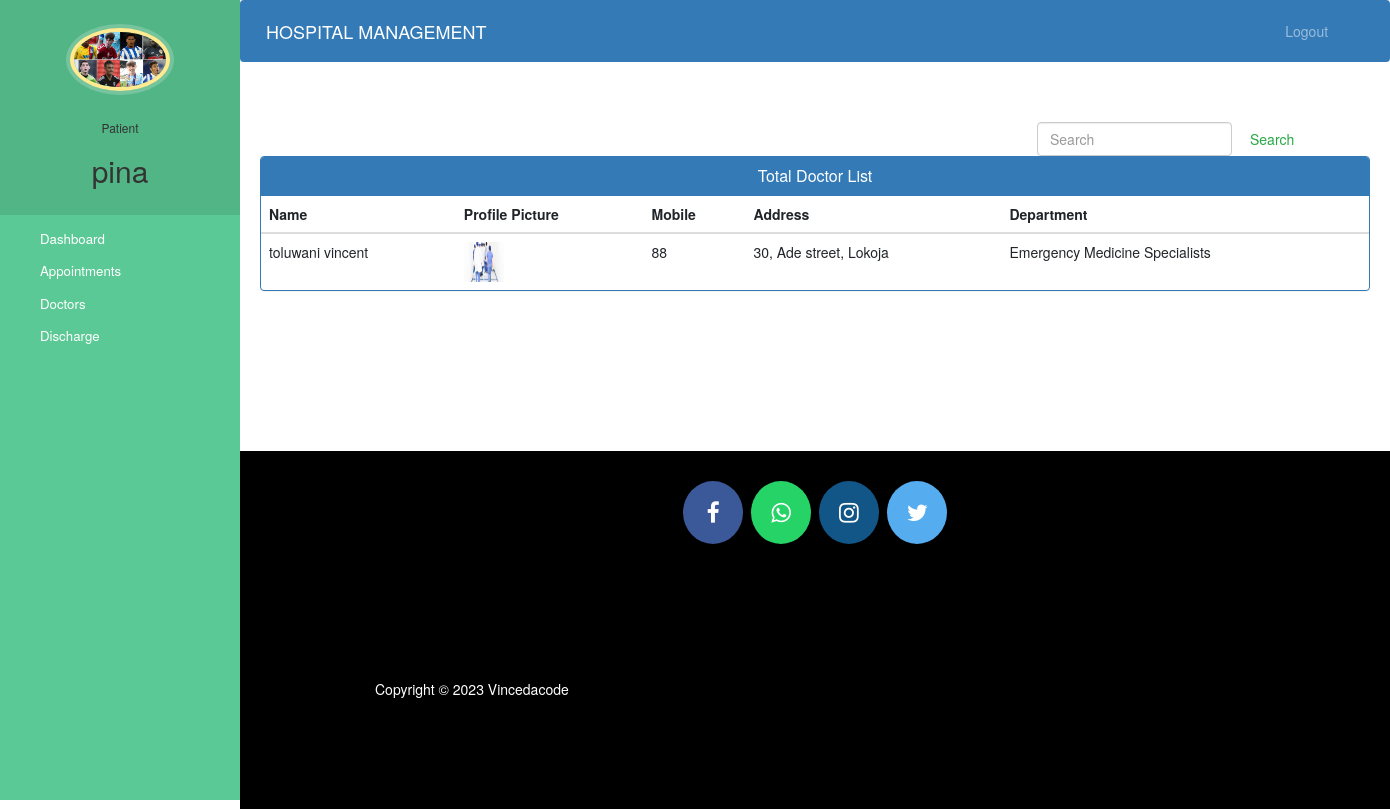
Page /patient-view-doctor (signed in) on the committed database.
### hospital/models.py (models this page shows, shortened)
class Patient(models.Model):
    user=models.OneToOneField(User,on_delete=models.CASCADE)
    profile_pic= models.ImageField(upload_to='profile_pic/PatientProfilePic/',null=True,blank=True)
    address = models.CharField(max_length=40)
    mobile = models.CharField(max_length=20,blank=True, null=True)
    symptoms = models.CharField(max_length=100,null=False)
    assignedDoctorId = models.PositiveIntegerField(null=True)
    admitDate=models.DateField(auto_now=True)
    status=models.BooleanField(default=False)

class Doctor(models.Model):
    user=models.OneToOneField(User,on_delete=models.CASCADE)
    profile_pic= models.ImageField(upload_to='profile_pic/DoctorProfilePic/',null=True,blank=True)
    address = models.CharField(max_length=40)
    mobile = models.CharField(max_length=20,blank=True, null=True)
    department= models.CharField(max_length=50,choices=departments,default='Cardiologist')
    status=models.BooleanField(default=False)
    @property
    def get_name(self):
        return self.user.first_name+" "+self.user.last_name

### hospital/views.py (the view)
# urls.py: path('patient-view-doctor', views.patient_view_doctor_view,name='patient-view-doctor'),
def patient_view_doctor_view(request):
    doctors=models.Doctor.objects.all().filter(status=True)
    patient=models.Patient.objects.get(user_id=request.user.id) #for profile picture of patient in sidebar
    return render(request,'hospital/patient_view_doctor.html',{'patient':patient,'doctors':doctors})

### templates/hospital/patient_view_doctor.html (shortened to what this page needs)
{% extends 'hospital/patient_base.html' %}
{% block content %}
{%load static%}
<head>
  <link href="//netdna.bootstrapcdn.com/bootstrap/3.0.0/css/bootstrap.min.css" rel="stylesheet" id="bootstrap-css">
</head>
<div class="container">
    <form  action="/searchdoctor" method="get" style="margin-left:70%;" class="form-inline my-2 my-lg-0">
      <input class="form-control mr-sm-2" type="search" placeholder="Search" name="query" id="query" aria-label="Search">
      <button class="btn btn-outline-success my-2 my-sm-0" type="submit">Search</button>
    </form>
  {% if doctors %}
  <div class="panel panel-primary">
    <div class="panel-heading">
      <h6 class="panel-title"> Total Doctor List</h6>
    </div>
    <table class="table table-hover" id="dev-table">
        <thead>
          <tr>
            <th>Name</th>
            <th>Profile Picture</th>
            <th>Mobile</th>
            <th>Address</th>
            <th>Department</th>
          </tr>
        </thead>
        {% for d in doctors %}
        <tr>
          <td> {{d.get_name}}</td>
          <td> <img src="{% static d.profile_pic.url %}" alt="Profile Pic" height="40px" width="40px" /></td>
          <td>{{d.mobile}}</td>
          <td>{{d.address}}</td>
          <td>{{d.department}}</td>
        </tr>
        {% endfor %}
      </table>
  </div>
  {%else%}
  <br><br><br>
  <h4 style="text-align: center;color: red;">No Doctor Found !!!</h4>
  {% endif %}
</div>
{% endblock content %}

### templates/hospital/patient_base.html (shortened to what this page needs)
<!DOCTYPE html>
{% load static %}
<html lang="en">
<head>
  <link rel="stylesheet" href="https://stackpath.bootstrapcdn.com/bootstrap/4.3.1/css/bootstrap.min.css">
  <link rel="stylesheet" href="https://maxcdn.bootstrapcdn.com/font-awesome/4.7.0/css/font-awesome.min.css">
</head>
<body>
  <nav class="menu" tabindex="0">
    <header class="avatar">
      <img src="{% static patient.profile_pic.url %}" alt="Profile Pic" />
      <br><br>
      <h6>Patient</h6>
      <h2>{{request.user.first_name}}</h2>
    </header>
    <ul>
      <li tabindex="0" class="icon-dashboard"> <a style="color:white; text-decoration:none;" href="/patient-dashboard"><span>Dashboard</span></a> </li>
      <li tabindex="0" class="icon-calendar"> <a style="color:white; text-decoration:none;" href="/patient-appointment"><span>Appointments</span></a></li>
      <li tabindex="0" class="icon-users"> <a style="color:white; text-decoration:none;" href="/patient-view-doctor"><span>Doctors</span></a></li>
      <li tabindex="0" class="icon-users"> <a style="color:white; text-decoration:none;" href="/patient-discharge"><span>Discharge</span></a></li>
    </ul>
  </nav>
  <main>
    <div class="bs-example">
      <nav class="navbar navbar-expand-md  navbar-dark fixed-top" style="background:#337AB7;">
        <a href="/patient-dashboard" class="navbar-brand">HOSPITAL MANAGEMENT</a>
        <div class="collapse navbar-collapse justify-content-between" id="navbarCollapse">
          <div class="navbar-nav" style=" margin-left: 90%;">
            <a href="/logout" class="nav-item nav-link">Logout</a>
          </div>
        </div>
      </nav>
    </div>
    <br><br>
    {% block content %}
    {% endblock content %}
    <br><br><br><br><br><br><br>
    <footer>
      <p>
        <a id="ftr" href="https://facebook.com" class="fa fa-facebook"></a>
        <a id="ftr" href="https://api.whatsapp.com/" class="fa fa-whatsapp"></a>
        <a id="ftr" href="https://instagram.com/" class="fa fa-instagram"></a>
        <a id="ftr" href="https://twitter.com/" class="fa fa-twitter"></a>
      </p>
      <br>
      <div class="container">
        <div class="row">
          <div class="col-md-12 col-sm-12">
            <div style="color:#ffffff;" class="wow fadeInUp footer-copyright">
                Copyright &copy; 2023 Vincedacode </p>
            </div>
          </div>
        </div>
      </div>
    </footer>
  </main>
</body>
</html>

### templates/hospital/patient_base.html (style rules this page uses)
a:link { text-decoration: none; }
a { color: white; }
footer { padding: 0px 0px 0px 0px; background-color: black; margin: 0px; }
#ftr { padding: 20px; }
.fa { font-size: 23px; width: 60px; text-align: center; text-decoration: none; margin: 5px 2px; border-radius: 50%; }
.fa-facebook { background: #3B5998; color: white; margin-top: 30px; }
.fa-whatsapp { background: #25d366; color: white; }
.fa-twitter { background: #55ACEE; color: white; }
.fa-instagram { background: #125688; color: white; }
p { text-align: center; }
body { padding-left: 240px; }
main { position: relative; height: 100vh; }
.menu { background: #5bc995; height: 100vh; width: 240px; position: fixed; top: 0px; left: 0; z-index: 5; outline: none; }
.menu .avatar { background: rgba(0, 0, 0, 0.1); padding: 2em 0.5em; text-align: center; }
.menu .avatar img { width: 100px; border-radius: 50%; overflow: hidden; border: 4px solid #ffea92; box-shadow: 0 0 0 4px rgba(255, 255, 255, 0.2); }
.menu .avatar h2 { font-weight: normal; margin-bottom: 0; }
.menu ul { list-style: none; padding: 0.5em 0; margin: 0; }
.menu ul li { padding: 0.5em 1em 0.5em 3em; font-size: 0.95em; font-weight: regular; background-repeat: no-repeat; background-position: left 15px center; background-size: auto 20px; transition: all 0.15s linear; cursor: pointer; }
.menu ul li.icon-dashboard { background-image: url("http://www.entypo.com/images//gauge.svg"); }
.menu ul li.icon-users { background-image: url("http://www.entypo.com/images//users.svg"); }
.menu ul li.icon-calendar { background-image: url("http://www.entypo.com/images//calendar.svg"); }

### templates/hospital/patient_view_doctor.html (style rules this page uses)
a:link { text-decoration: none; }
h6 { text-align: center; }
.row { margin: 100px; }

### rows in the picture
Patient: profile_pic (picture)
Doctor: get_name "toluwani vincent", profile_pic (picture), mobile "88", address "30, Ade street, Lokoja", department "Emergency Medicine Specialists"

### other values in the picture
{{ request.user.first_name }} "pina"
